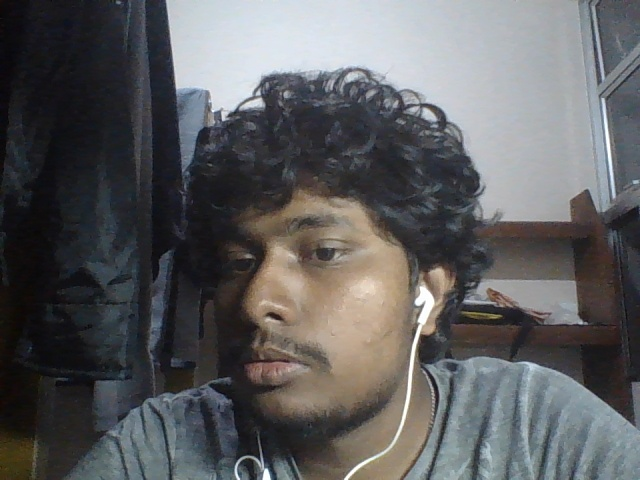
#> input picture Other images/shehan/100.jpg, 640 x 480 px; its folder holds only this picture in this run
$ python t1.py
#> lines starting #> are read from the running program, lines starting #| are printed output that depends on the picture; after the words box and inside, x2 and y2 are one past the last pixel; in counts of white or black regions, pixels touching at a corner belong together
#> further down, img is the input picture: shape (480, 640, 3); mean B, G, R 95.3, 93.9, 93.8
# Note: Please try to adjust g and th values to get desired mask
# you can  use circle fitting also to get mask
"""
Created on Tue Feb 20 22:09:00 2018

@author: ash
"""
# from skimage.morphology import closing
import cv2
import numpy as np
import glob
from sklearn.cluster import KMeans
import cv2
# import os
## getting the mask from the rgb images
def preprocessing(img):
    # resizing using aspect ratio intact and finqding the circle
    # reduce size retain aspect ratio intact
    # invert BGR 2 RGB
    RGB = cv2.cvtColor(img,cv2.COLOR_BGR2RGB)
    Ig = RGB[:, :, 2]
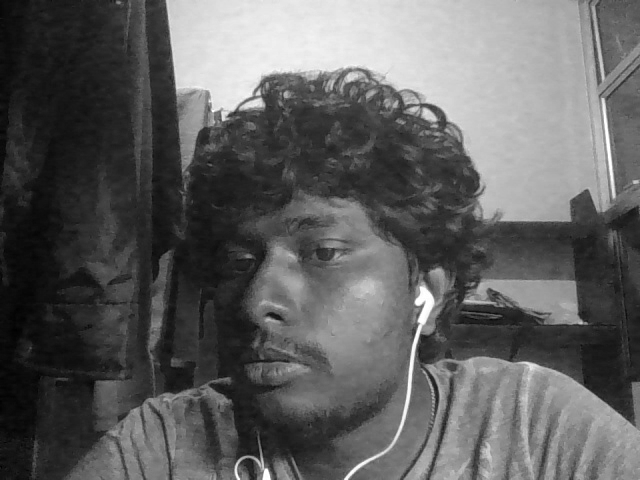
#> Ig: shape (480, 640); min 0, max 255, mean 95.3
    [w,h] = np.shape(Ig)
#> w = 480; h = 640
    r=1200.0/Ig.shape[1]
#> r = 1.88
    dim=(1200,int(Ig.shape[0]*r))
#> dim = (1200, 900)
    rz = cv2.resize(Ig,dim,interpolation=cv2.INTER_AREA)
    #  convert in to float and get log trasform for contrast streching
    g = 0.2 * (np.log(1 + np.float32(rz)))
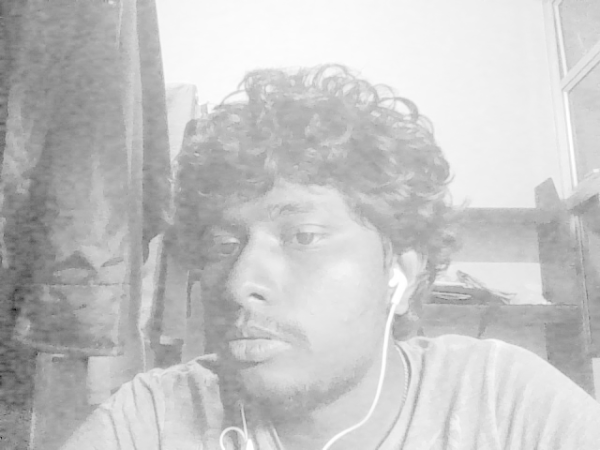
#> g: shape (900, 1200) float32 (shown at 1/2 size); min 0, max 1.11, mean 0.861; drawn with min black and max white
    # change into uint8
    cvuint = cv2.convertScaleAbs(g)
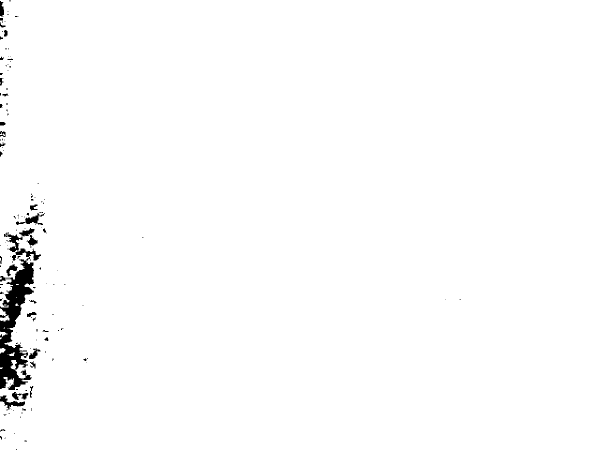
#> cvuint: shape (900, 1200) (shown at 1/2 size); values 0 (black) and 1 (white), 98.7% white; 141 black regions (103 under 20 px), largest, box (x1, y1, x2, y2) and area: (0, 497, 82, 780) 8881, (8, 465, 45, 504) 518, (0, 791, 50, 821) 491
    # cvuint8.dtype
    ret, th = cv2.threshold(cvuint, 0, 255, cv2.THRESH_OTSU)
#> ret = 0
    ret1,th1 = cv2.threshold(Ig,0,255,cv2.THRESH_OTSU)
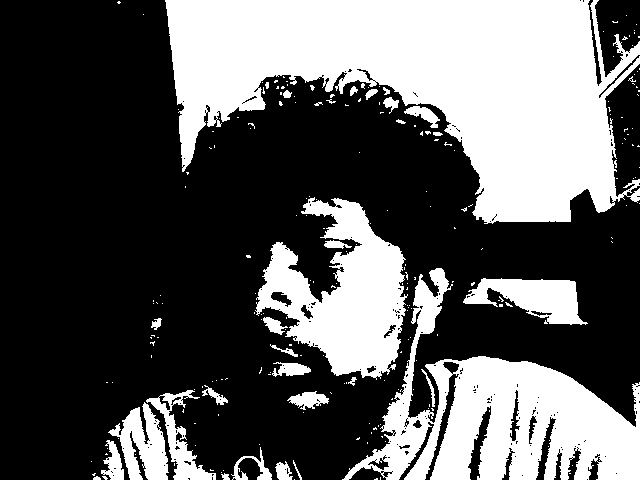
#> th1: shape (480, 640); 36.2% white; 231 white regions (201 under 20 px), largest, box (x1, y1, x2, y2) and area: (165, 0, 640, 224) 60603, (342, 268, 640, 480) 24235, (255, 197, 408, 380) 14444
#> ret1 = 111
    # [7 lines of commented-out code are left out]
    kernel = cv2.getStructuringElement(cv2.MORPH_ELLIPSE, (35,35))
    cls = cv2.morphologyEx(th, cv2.MORPH_OPEN, kernel)
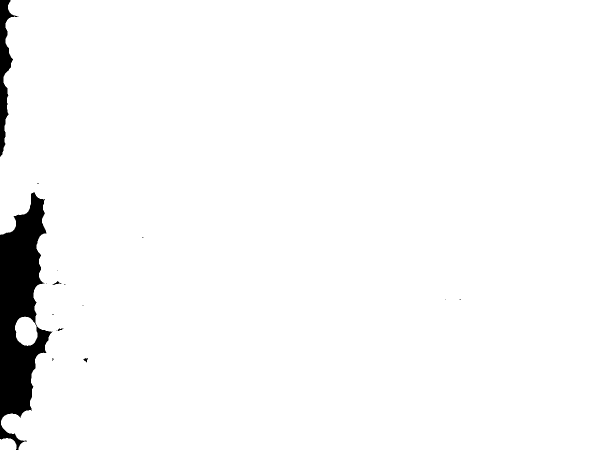
#> cls: shape (900, 1200) (shown at 1/2 size); 96.9% white; 17 black regions (12 under 20 px), largest, box (x1, y1, x2, y2) and area: (0, 384, 104, 900) 28737, (0, 0, 37, 313) 4353, (105, 562, 123, 570) 47, (167, 716, 176, 725) 42, (115, 657, 127, 662) 30
    Im = cls*rz # the mask with resize image
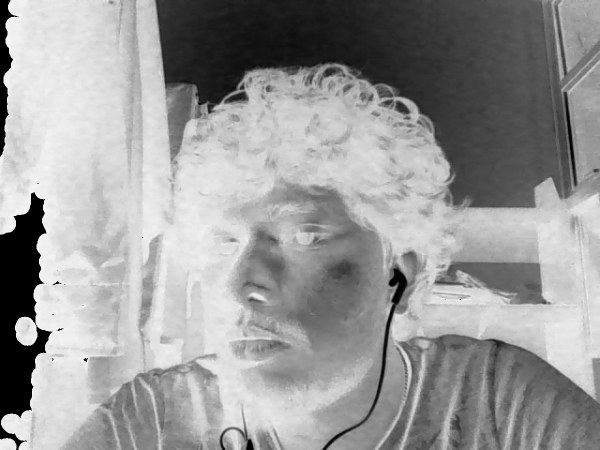
#> Im: shape (900, 1200) (shown at 1/2 size); min 0, max 244, mean 153.2
    # cv2.imwrite('mynew.jpg', mask)
    return (Im,th,th1,cls,g,RGB)

path_dir = glob.glob('F:\\hard\\sem 6\\image processing\\project\\smartClassRoom\\Other images\\shehan\\*.jpg')
for k in path_dir:
    print('running code....',k)
    img = cv2.imread(k)
    (Im,th,th1,cls,g,RGB) = preprocessing(img)
    from matplotlib import pyplot as plt
    # [6 lines of commented-out code are left out]
    titles = ['Original Image', 'log_transform','mask using logT','mask without log_T ']
    images = [RGB,g,cls,th]
#> (the run stopped early here; a loop or call above may not have finished)

$ run again, on Other images/shehan/11.jpg
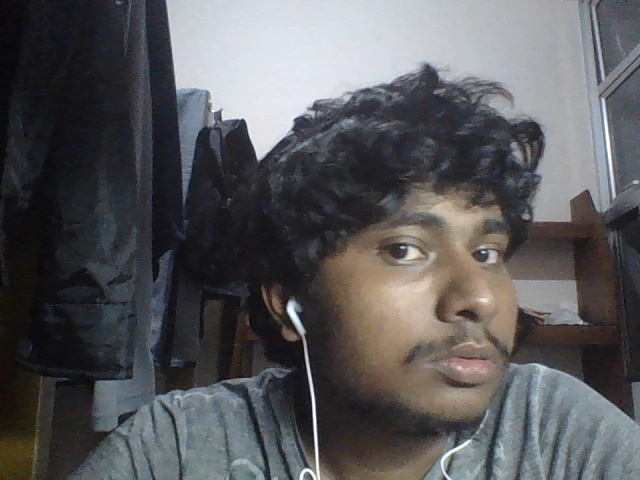
#> input picture Other images/shehan/11.jpg, 640 x 480 px
#> img is the input picture: shape (480, 640, 3); mean B, G, R 91, 88.9, 88.9
#> in preprocessing, `cvuint = cv2.convertScaleAbs(g)`:
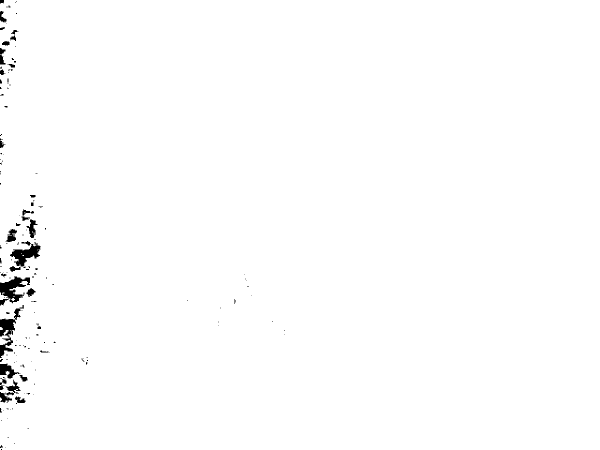
#> cvuint: shape (900, 1200) (shown at 1/2 size); values 0 (black) and 1 (white), 99.1% white; 158 black regions (120 under 20 px), largest, box (x1, y1, x2, y2) and area: (0, 553, 60, 611) 1621, (0, 610, 48, 716) 1485, (20, 482, 81, 533) 1387
#> ret = 0
#> th1: shape (480, 640); 32.4% white; 194 white regions (156 under 20 px), largest, box (x1, y1, x2, y2) and area: (166, 0, 640, 222) 55546, (491, 363, 640, 480) 11894, (116, 383, 265, 480) 9445
#> ret1 = 112
#> cls: shape (900, 1200); 97% white; 20 black regions (15 under 20 px), largest, box (x1, y1, x2, y2) and area: (0, 390, 111, 842) 25883, (0, 0, 37, 215) 5061, (0, 874, 30, 900) 532, (0, 268, 11, 350) 389, (163, 715, 176, 730) 106
#> in preprocessing, `Im = cls*rz`:
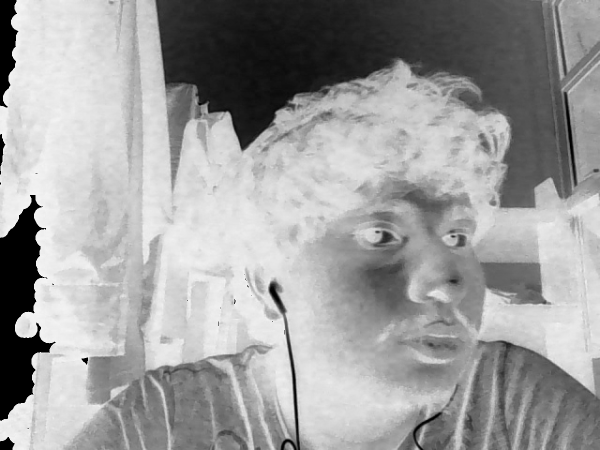
#> Im: shape (900, 1200) (shown at 1/2 size); min 0, max 244, mean 157.8

$ run again, on Other images/shehan/117.jpg
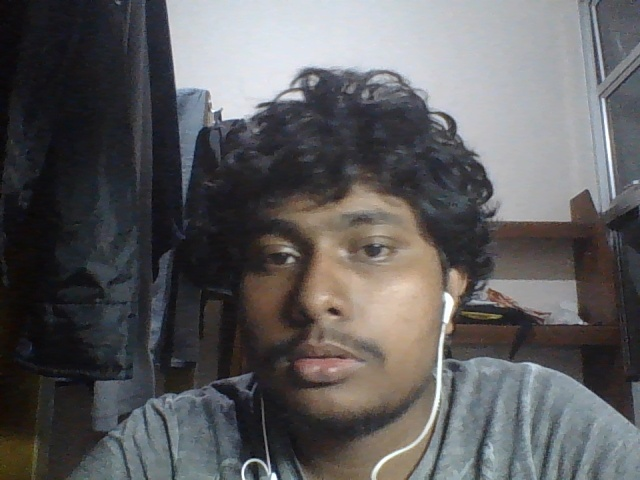
#> input picture Other images/shehan/117.jpg, 640 x 480 px
#> img is the input picture: shape (480, 640, 3); mean B, G, R 93.8, 92.3, 93.4
#> in preprocessing, `cvuint = cv2.convertScaleAbs(g)`:
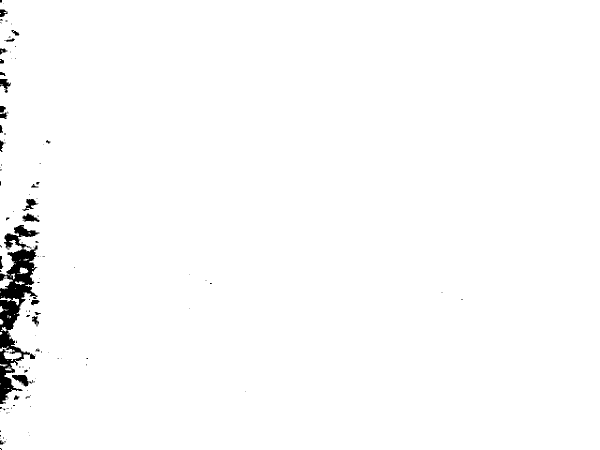
#> cvuint: shape (900, 1200) (shown at 1/2 size); values 0 (black) and 1 (white), 98.7% white; 115 black regions (85 under 20 px), largest, box (x1, y1, x2, y2) and area: (0, 450, 79, 808) 10875, (24, 750, 66, 774) 457, (45, 427, 79, 444) 325
#> ret = 0
#> th1: shape (480, 640); 35.3% white; 222 white regions (188 under 20 px), largest, box (x1, y1, x2, y2) and area: (165, 0, 640, 222) 60264, (307, 186, 640, 480) 34481, (109, 388, 232, 480) 5807
#> ret1 = 111
#> cls: shape (900, 1200); 97.2% white; 23 black regions (18 under 20 px), largest, box (x1, y1, x2, y2) and area: (0, 364, 90, 827) 25782, (0, 0, 39, 310) 3953, (0, 861, 13, 900) 245, (87, 280, 101, 290) 56, (0, 324, 3, 344) 49
#> in preprocessing, `Im = cls*rz`:
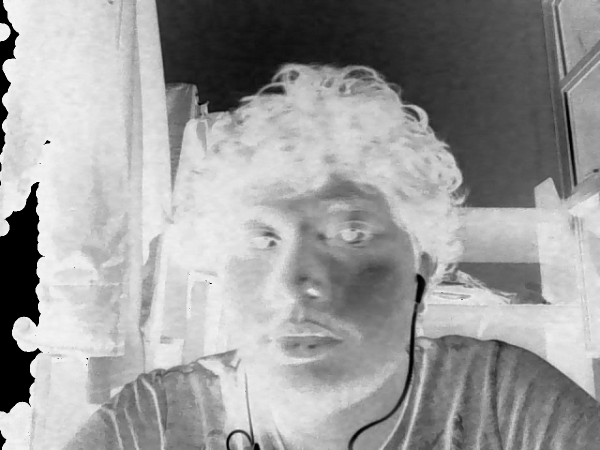
#> Im: shape (900, 1200) (shown at 1/2 size); min 0, max 244, mean 155.4
